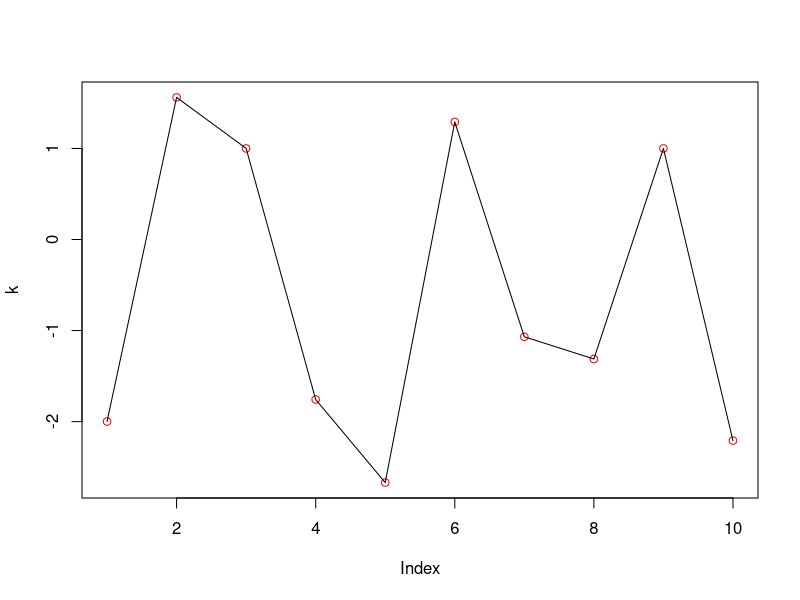

Reproduce this figure in R.
## ---- chunk 1
knitr::opts_chunk$set(echo = TRUE)
## ---- chunk 2


library(kernlab)
set.seed(1234567890)

data(spam)
foo <- sample(nrow(spam))
spam <- spam[foo,]
spam[,-58]<-scale(spam[,-58])
tr <- spam[1:3000, ]
va <- spam[3001:3800, ]
trva <- spam[1:3800, ]
te <- spam[3801:4601, ] 

by <- 0.3
err_va <- NULL
for(i in seq(by,5,by)){
  filter <- ksvm(type~.,data=tr,kernel="rbfdot",kpar=list(sigma=0.05),C=i,scaled=FALSE)
  mailtype <- predict(filter,va[,-58])
  t <- table(mailtype,va[,58])
  err_va <-c(err_va,(t[1,2]+t[2,1])/sum(t))
}

filter0 <- ksvm(type~.,data=tr,kernel="rbfdot",kpar=list(sigma=0.05),C=which.min(err_va)*by,scaled=FALSE)
mailtype <- predict(filter0,va[,-58])
t <- table(mailtype,va[,58])
err0 <- (t[1,2]+t[2,1])/sum(t)
err0

filter1 <- ksvm(type~.,data=tr,kernel="rbfdot",kpar=list(sigma=0.05),C=which.min(err_va)*by,scaled=FALSE)
mailtype <- predict(filter1,te[,-58])
t <- table(mailtype,te[,58])
err1 <- (t[1,2]+t[2,1])/sum(t)
err1

filter2 <- ksvm(type~.,data=trva,kernel="rbfdot",kpar=list(sigma=0.05),C=which.min(err_va)*by,scaled=FALSE)
mailtype <- predict(filter2,te[,-58])
t <- table(mailtype,te[,58])
err2 <- (t[1,2]+t[2,1])/sum(t)
err2

filter3 <- ksvm(type~.,data=spam,kernel="rbfdot",kpar=list(sigma=0.05),C=which.min(err_va)*by,scaled=FALSE)
mailtype <- predict(filter3,te[,-58])
t <- table(mailtype,te[,58])
err3 <- (t[1,2]+t[2,1])/sum(t)
err3

## ---- chunk 3
# Get the indices of the support vectors in the SVM classifier
sv <- alphaindex(filter3)[[1]]

# Get the coefficients of the support vectors in the SVM classifier
co <- coef(filter3)[[1]]

# Get the bias term of the SVM classifier and negate it
inte <- -b(filter3)

# Create an RBF kernel with a standard deviation of 0.05
rbfkernel <- rbfdot(sigma = 0.05)

# Initialize an empty vector to store the predicted values
k <- c()

# Loop over the first 10 rows of the spam dataset
for(i in 1:10) { 
  
  # Initialize a variable to store the predicted value for the current row
  k2 <- 0
  
  # Loop over each support vector
  for(j in 1:length(sv)) {
    
    # Apply the RBF kernel to the jth support vector and the ith row of the spam dataset
    f <- rbfkernel(unlist(spam[sv[j], -58]), unlist(spam[i, -58]))
    
    # Update the predicted value for the current row by adding the product of the jth coefficient and the value of the kernel
    k2 <- k2 + co[j] * f[1]
  }
  
  # Append the predicted value for the current row to the k vector
  k <- c(k, k2 + inte)
}

# Print the k vector
k

# Use the predict function to make predictions on the first 10 rows of the spam dataset using the trained SVM classifier
prediction = predict(filter3, spam[1:10, -58], type = "decision")

plot(k, col = "red")
lines(prediction)
